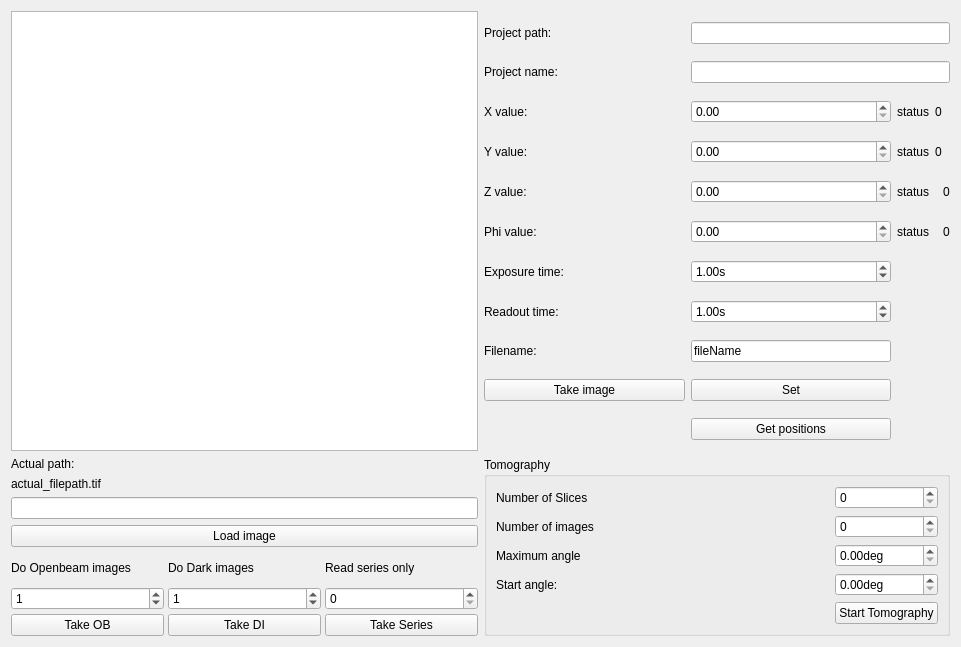
<?xml version="1.0" encoding="UTF-8"?>
<ui version="4.0">
 <class>PGAATomography</class>
 <widget class="QWidget" name="PGAATomography">
  <property name="geometry">
   <rect>
    <x>0</x>
    <y>0</y>
    <width>961</width>
    <height>647</height>
   </rect>
  </property>
  <property name="windowTitle">
   <string>Form</string>
  </property>
  <layout class="QGridLayout" name="gridLayout_4">
   <item row="2" column="0">
    <layout class="QGridLayout" name="gridLayout_2">
     <property name="spacing">
      <number>4</number>
     </property>
     <item row="0" column="0">
      <widget class="QLabel" name="label_24">
       <property name="text">
        <string>Do Openbeam images</string>
       </property>
      </widget>
     </item>
     <item row="0" column="1">
      <widget class="QLabel" name="label_25">
       <property name="text">
        <string>Do Dark images</string>
       </property>
      </widget>
     </item>
     <item row="0" column="2">
      <widget class="QLabel" name="label_26">
       <property name="text">
        <string>Read series only</string>
       </property>
      </widget>
     </item>
     <item row="1" column="0">
      <widget class="QSpinBox" name="openBeamImages">
       <property name="value">
        <number>1</number>
       </property>
      </widget>
     </item>
     <item row="1" column="1">
      <widget class="QSpinBox" name="darkImages">
       <property name="value">
        <number>1</number>
       </property>
      </widget>
     </item>
     <item row="1" column="2">
      <widget class="QSpinBox" name="readSeries"/>
     </item>
     <item row="2" column="0">
      <widget class="QPushButton" name="takeOpenBeam">
       <property name="text">
        <string>Take OB</string>
       </property>
      </widget>
     </item>
     <item row="2" column="1">
      <widget class="QPushButton" name="takeDarkImages">
       <property name="text">
        <string>Take DI</string>
       </property>
      </widget>
     </item>
     <item row="2" column="2">
      <widget class="QPushButton" name="takeSeries">
       <property name="text">
        <string>Take Series</string>
       </property>
      </widget>
     </item>
    </layout>
   </item>
   <item row="0" column="0">
    <widget class="QGraphicsView" name="graphicsView"/>
   </item>
   <item row="1" column="1" rowspan="2">
    <widget class="QGroupBox" name="groupBox">
     <property name="title">
      <string>Tomography</string>
     </property>
     <layout class="QGridLayout" name="gridLayout">
      <item row="0" column="0">
       <widget class="QLabel" name="label_10">
        <property name="text">
         <string>Number of Slices</string>
        </property>
       </widget>
      </item>
      <item row="0" column="1">
       <widget class="QSpinBox" name="noSlices">
        <property name="maximum">
         <number>99999</number>
        </property>
       </widget>
      </item>
      <item row="1" column="0">
       <widget class="QLabel" name="label_11">
        <property name="text">
         <string>Number of images</string>
        </property>
       </widget>
      </item>
      <item row="1" column="1">
       <widget class="QSpinBox" name="noImages">
        <property name="maximum">
         <number>99999</number>
        </property>
       </widget>
      </item>
      <item row="2" column="0">
       <widget class="QLabel" name="label_12">
        <property name="text">
         <string>Maximum angle</string>
        </property>
       </widget>
      </item>
      <item row="2" column="1">
       <widget class="QDoubleSpinBox" name="maxAngle">
        <property name="suffix">
         <string>deg</string>
        </property>
       </widget>
      </item>
      <item row="3" column="0">
       <widget class="QLabel" name="label_13">
        <property name="text">
         <string>Start angle:</string>
        </property>
       </widget>
      </item>
      <item row="3" column="1">
       <widget class="QDoubleSpinBox" name="startAngle">
        <property name="suffix">
         <string>deg</string>
        </property>
       </widget>
      </item>
      <item row="4" column="0">
       <spacer name="horizontalSpacer">
        <property name="orientation">
         <enum>Qt::Horizontal</enum>
        </property>
        <property name="sizeHint" stdset="0">
         <size>
          <width>326</width>
          <height>20</height>
         </size>
        </property>
       </spacer>
      </item>
      <item row="4" column="1">
       <widget class="QPushButton" name="takeTomography">
        <property name="text">
         <string>Start Tomography</string>
        </property>
       </widget>
      </item>
     </layout>
    </widget>
   </item>
   <item row="1" column="0">
    <layout class="QVBoxLayout" name="verticalLayout">
     <item>
      <widget class="QLabel" name="label_22">
       <property name="text">
        <string>Actual path:</string>
       </property>
      </widget>
     </item>
     <item>
      <widget class="QLabel" name="label_23">
       <property name="text">
        <string>actual_filepath.tif</string>
       </property>
      </widget>
     </item>
     <item>
      <widget class="QLineEdit" name="imageName"/>
     </item>
     <item>
      <widget class="QPushButton" name="loadImage">
       <property name="text">
        <string>Load image</string>
       </property>
      </widget>
     </item>
    </layout>
   </item>
   <item row="0" column="1">
    <layout class="QGridLayout" name="gridLayout_3">
     <item row="0" column="0">
      <widget class="QLabel" name="label">
       <property name="text">
        <string>Project path:</string>
       </property>
      </widget>
     </item>
     <item row="0" column="1" colspan="4">
      <widget class="QLineEdit" name="projectPath"/>
     </item>
     <item row="1" column="0">
      <widget class="QLabel" name="label_2">
       <property name="text">
        <string>Project name:</string>
       </property>
      </widget>
     </item>
     <item row="1" column="1" colspan="4">
      <widget class="QLineEdit" name="projectName"/>
     </item>
     <item row="2" column="0">
      <widget class="QLabel" name="label_3">
       <property name="text">
        <string>X value:</string>
       </property>
      </widget>
     </item>
     <item row="2" column="1">
      <widget class="QDoubleSpinBox" name="xValue">
       <property name="maximum">
        <double>99999.000000000000000</double>
       </property>
      </widget>
     </item>
     <item row="2" column="2">
      <widget class="QLabel" name="label_14">
       <property name="text">
        <string>status</string>
       </property>
      </widget>
     </item>
     <item row="2" column="3" colspan="2">
      <widget class="QLabel" name="xStatus">
       <property name="text">
        <string>0</string>
       </property>
      </widget>
     </item>
     <item row="3" column="0">
      <widget class="QLabel" name="label_4">
       <property name="text">
        <string>Y value:</string>
       </property>
      </widget>
     </item>
     <item row="3" column="1">
      <widget class="QDoubleSpinBox" name="yValue">
       <property name="maximum">
        <double>99999.000000000000000</double>
       </property>
      </widget>
     </item>
     <item row="3" column="2">
      <widget class="QLabel" name="label_15">
       <property name="text">
        <string>status</string>
       </property>
      </widget>
     </item>
     <item row="3" column="3" colspan="2">
      <widget class="QLabel" name="yStatus">
       <property name="text">
        <string>0</string>
       </property>
      </widget>
     </item>
     <item row="4" column="0">
      <widget class="QLabel" name="label_5">
       <property name="text">
        <string>Z value:</string>
       </property>
      </widget>
     </item>
     <item row="4" column="1">
      <widget class="QDoubleSpinBox" name="zValue">
       <property name="maximum">
        <double>99999.000000000000000</double>
       </property>
      </widget>
     </item>
     <item row="4" column="2" colspan="2">
      <widget class="QLabel" name="label_16">
       <property name="text">
        <string>status</string>
       </property>
      </widget>
     </item>
     <item row="4" column="4">
      <widget class="QLabel" name="zStatus">
       <property name="text">
        <string>0</string>
       </property>
      </widget>
     </item>
     <item row="5" column="0">
      <widget class="QLabel" name="label_6">
       <property name="text">
        <string>Phi value:</string>
       </property>
      </widget>
     </item>
     <item row="5" column="1">
      <widget class="QDoubleSpinBox" name="phiValue">
       <property name="maximum">
        <double>99999.000000000000000</double>
       </property>
      </widget>
     </item>
     <item row="5" column="2" colspan="2">
      <widget class="QLabel" name="label_17">
       <property name="text">
        <string>status</string>
       </property>
      </widget>
     </item>
     <item row="5" column="4">
      <widget class="QLabel" name="phiStatus">
       <property name="text">
        <string>0</string>
       </property>
      </widget>
     </item>
     <item row="6" column="0">
      <widget class="QLabel" name="label_7">
       <property name="text">
        <string>Exposure time:</string>
       </property>
      </widget>
     </item>
     <item row="6" column="1">
      <widget class="QDoubleSpinBox" name="exposureTime">
       <property name="prefix">
        <string/>
       </property>
       <property name="suffix">
        <string>s</string>
       </property>
       <property name="value">
        <double>1.000000000000000</double>
       </property>
      </widget>
     </item>
     <item row="6" column="2" colspan="2">
      <spacer name="horizontalSpacer_2">
       <property name="orientation">
        <enum>Qt::Horizontal</enum>
       </property>
       <property name="sizeHint" stdset="0">
        <size>
         <width>40</width>
         <height>20</height>
        </size>
       </property>
      </spacer>
     </item>
     <item row="7" column="0">
      <widget class="QLabel" name="label_8">
       <property name="text">
        <string>Readout time:</string>
       </property>
      </widget>
     </item>
     <item row="7" column="1">
      <widget class="QDoubleSpinBox" name="readoutTime">
       <property name="suffix">
        <string>s</string>
       </property>
       <property name="value">
        <double>1.000000000000000</double>
       </property>
      </widget>
     </item>
     <item row="7" column="2" colspan="2">
      <spacer name="horizontalSpacer_3">
       <property name="orientation">
        <enum>Qt::Horizontal</enum>
       </property>
       <property name="sizeHint" stdset="0">
        <size>
         <width>40</width>
         <height>20</height>
        </size>
       </property>
      </spacer>
     </item>
     <item row="8" column="0">
      <widget class="QLabel" name="label_9">
       <property name="text">
        <string>Filename:</string>
       </property>
      </widget>
     </item>
     <item row="8" column="1">
      <widget class="QLineEdit" name="lineEdit_3">
       <property name="text">
        <string>fileName</string>
       </property>
      </widget>
     </item>
     <item row="8" column="2" colspan="2">
      <spacer name="horizontalSpacer_4">
       <property name="orientation">
        <enum>Qt::Horizontal</enum>
       </property>
       <property name="sizeHint" stdset="0">
        <size>
         <width>40</width>
         <height>20</height>
        </size>
       </property>
      </spacer>
     </item>
     <item row="9" column="0">
      <widget class="QPushButton" name="takeImage">
       <property name="text">
        <string>Take image</string>
       </property>
      </widget>
     </item>
     <item row="9" column="1">
      <widget class="QPushButton" name="setButton">
       <property name="text">
        <string>Set</string>
       </property>
      </widget>
     </item>
     <item row="9" column="2" colspan="3">
      <spacer name="horizontalSpacer_6">
       <property name="orientation">
        <enum>Qt::Horizontal</enum>
       </property>
       <property name="sizeHint" stdset="0">
        <size>
         <width>40</width>
         <height>20</height>
        </size>
       </property>
      </spacer>
     </item>
     <item row="10" column="0">
      <spacer name="horizontalSpacer_5">
       <property name="orientation">
        <enum>Qt::Horizontal</enum>
       </property>
       <property name="sizeHint" stdset="0">
        <size>
         <width>40</width>
         <height>20</height>
        </size>
       </property>
      </spacer>
     </item>
     <item row="10" column="1">
      <widget class="QPushButton" name="getPositions">
       <property name="text">
        <string>Get positions</string>
       </property>
      </widget>
     </item>
     <item row="10" column="2" colspan="3">
      <spacer name="horizontalSpacer_7">
       <property name="orientation">
        <enum>Qt::Horizontal</enum>
       </property>
       <property name="sizeHint" stdset="0">
        <size>
         <width>40</width>
         <height>20</height>
        </size>
       </property>
      </spacer>
     </item>
    </layout>
   </item>
  </layout>
 </widget>
 <resources/>
 <connections/>
</ui>
